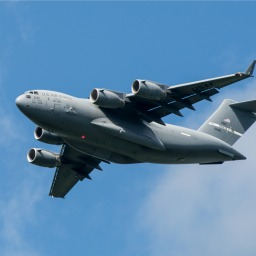
#> input picture day08/plane_256x256.jpg, 256 x 256 px
$ jupyter execute --allow-errors DAY8.ipynb   (shell and % lines are left out)   (text cells are left out)
#> lines starting #> are read from the running program, lines starting #| are printed output that depends on the picture; after the words box and inside, x2 and y2 are one past the last pixel; in counts of white or black regions, pixels touching at a corner belong together; pictures that were not available may be replaced by others from this repository, and a replacement may not be noted
[cell 1]
# 이미지 파일 열기
import cv2
img = cv2.imread('plane_256x256.jpg', 0) # 아무 지정없이 열면 BGR로 열림
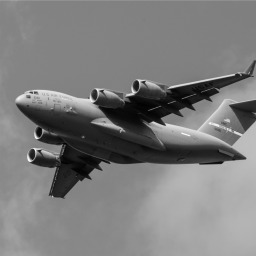
#> img: shape (256, 256); min 0, max 252, mean 124.4
img.shape
#> Out = (256, 256)

[cell 2]
img_gray = cv2.imread('plane_256x256.jpg', cv2.IMREAD_GRAYSCALE) # 그레이스케일로 열기

[cell 3]
# 이미지 시각화
import matplotlib.pyplot as plt
plt.imshow(img_gray, cmap='gray')
plt.show()

[cell 4]
# 기본값 설정
max_output_value = 255 # 픽셀 강도 0~255
neighborhood_size = 3 # 평균에 사용되는 이웃 크기
subtract_from_mean = 10 # 평균에서 빼는 값. 크면 임계값이 낮아져서 이미지가 더 하얗게 됨

[cell 5]
# 가우스 평균 사용
img_binarized = cv2.adaptiveThreshold(img_gray,
                                      max_output_value,
                                      cv2.ADAPTIVE_THRESH_GAUSSIAN_C,
                                      cv2.THRESH_BINARY,
                                      neighborhood_size,
                                      subtract_from_mean)
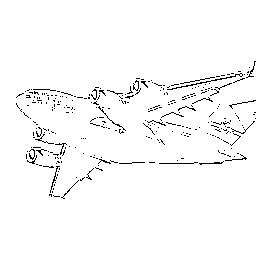
#> img_binarized: shape (256, 256); 97.4% white; black in thin lines or dots, all inside (x1, y1, x2, y2) = (16, 61, 256, 199)
plt.imshow(img_binarized, cmap='gray')
plt.axis('off')
plt.show()

[cell 6]
# cv2.ADAPTIVE_THRESH_MEAN_C를 적용
image_mean_threshold = cv2.adaptiveThreshold(img_gray,
                                             max_output_value,
                                             cv2.ADAPTIVE_THRESH_MEAN_C,
                                             cv2.THRESH_BINARY,
                                             neighborhood_size,
                                             subtract_from_mean)
#> image_mean_threshold: shape (256, 256); 96.8% white; black in thin lines or dots, all inside (x1, y1, x2, y2) = (15, 61, 256, 199)

# 이미지 출력
plt.imshow(image_mean_threshold, cmap="gray"), plt.axis("off")
plt.show()

[cell 7]
# 캐니 경계선 감지기 적용
img_canny = cv2.Canny(img_gray, 50, 150)
#> img_canny: shape (256, 256); 4.8% white in thin lines or dots, all inside (x1, y1, x2, y2) = (15, 60, 256, 199)
plt.imshow(img_canny, cmap="gray")
plt.show()

[cell 8]
# not 연산 적용

bitwise_not = cv2.bitwise_not(img_canny)
plt.imshow(bitwise_not, cmap="gray")
plt.show()

[cell 9]
# 별 이미지를 열어서 캐니를 이용하여 겨계선을 감지하시오

# 컬러로 이미지 읽기
star_color = cv2.imread('star_img.png', 1)
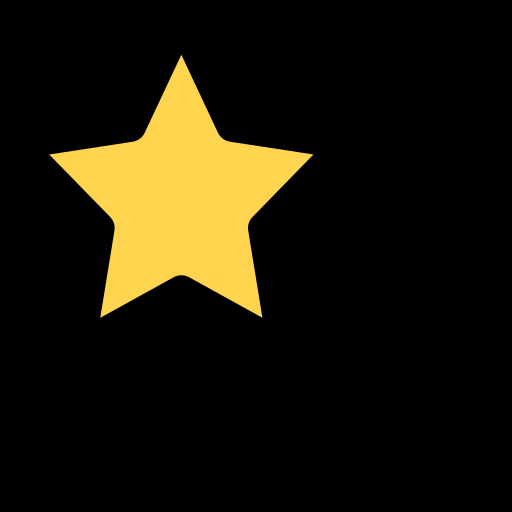
#> input picture day08/star_img.png, 512 x 512 px
#> star_color is the input picture: shape (512, 512, 3); mean B, G, R 9, 24.2, 28.9

# 기본 이미지 출력
plt.imshow(star_color, cmap='gray')
plt.show()

[cell 10]
# 흑백으로 변경
star_gray = cv2.cvtColor(star_color, cv2.COLOR_BGR2GRAY)
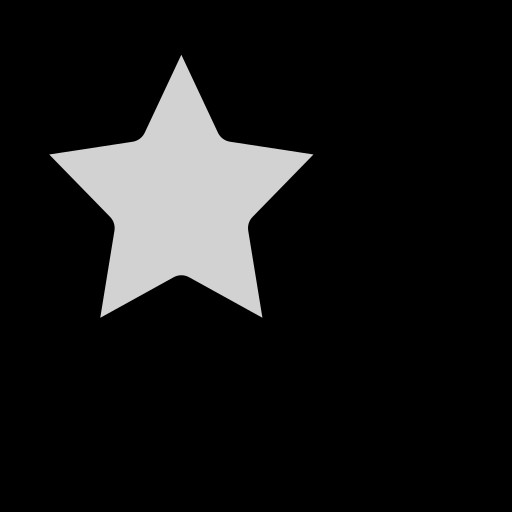
#> star_gray: shape (512, 512); min 0, max 210, mean 23.8
plt.imshow(star_gray, cmap='gray')
plt.show()

[cell 11]
# 캐니 경계선 감지 적용 (이미지의 윤곽선 검출 - Canny 이용)
import numpy as np
star_canny = cv2.Canny(star_gray, 50, 250)
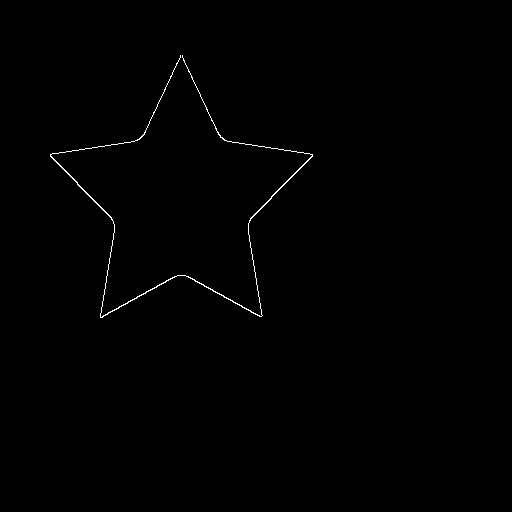
#> star_canny: shape (512, 512); 0.41% white in thin lines or dots, all inside (x1, y1, x2, y2) = (50, 55, 313, 318)

plt.imshow(star_canny, cmap='gray')
plt.show()

[cell 12]
# 반전해서 검출 - bitwise_not 사용
edge_reverse = cv2.bitwise_not(star_canny)

plt.imshow(edge_reverse, cmap='gray')
plt.show()

[cell 13]
# road 이미지 읽기
road = cv2.imread('road.jpg')
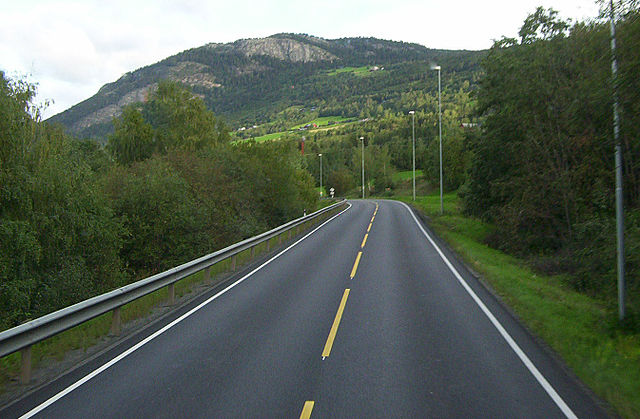
#> input picture day08/road.jpg, 640 x 419 px
#> road is the input picture: shape (419, 640, 3); mean B, G, R 87, 99.5, 89.3
plt.imshow(road)
plt.show()

[cell 14]
# RGB로 변환
road_rgb = cv2.cvtColor(road, cv2.COLOR_BGR2RGB)
plt.imshow(road_rgb)
plt.show()

[cell 15]
# 흑백으로 변환
road_gray = cv2.cvtColor(road, cv2.COLOR_BGR2GRAY)
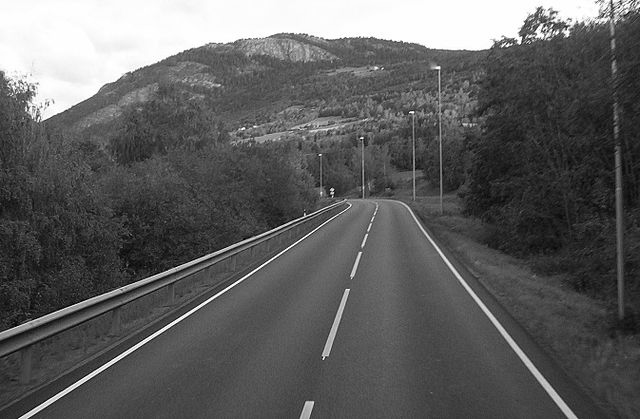
#> road_gray: shape (419, 640); min 0, max 255, mean 95
plt.imshow(road_gray, cmap='gray')
plt.show()

[cell 16]
# 이미지 이진화
ret, thresh = cv2.threshold(road_gray, 150, 255, cv2.THRESH_BINARY)
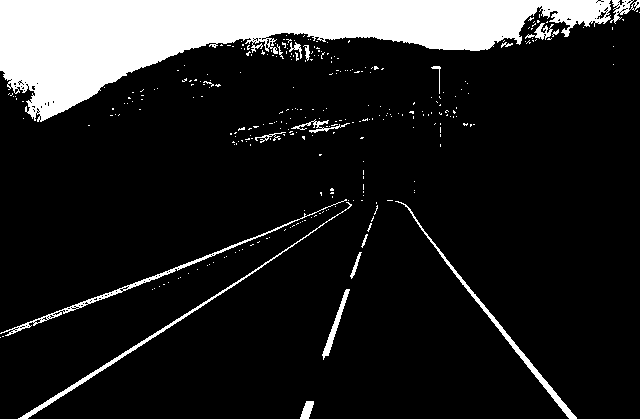
#> thresh: shape (419, 640); 14.1% white; 307 white regions (288 under 20 px)

plt.imshow(thresh, cmap='gray')
plt.show()

[cell 17]
# Contours를 이용해서 경계선 좌표 구하기
contours, hierarchy = cv2.findContours(thresh, cv2.RETR_TREE, cv2.CHAIN_APPROX_SIMPLE)
#> contours = 455 contours, 441 with area under 20; largest, box (x1, y1, x2, y2) and area: (0, 0, 611, 122) 31375, (395, 201, 577, 419) 896, (0, 199, 347, 336) 825, (18, 202, 352, 419) 798, (322, 289, 350, 360) 298
print('Number of contours:', len(contours))
#| Number of contours: 455

[cell 18]
# Contours 이용해서 경계선 그리기
road_contours = cv2.drawContours(road_rgb, contours, -1, (100, 100, 255), 3)
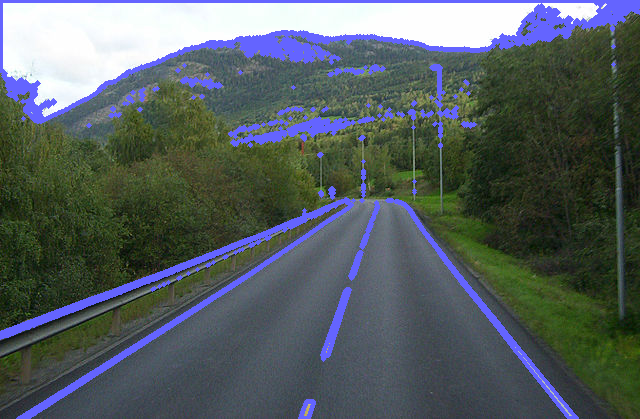
#> road_contours: shape (419, 640, 3); mean R, G, B 85.3, 94.8, 96.3

plt.imshow(road_contours)
plt.axis('off')
plt.show()

[cell 19]
# 이미지 읽기 - bgr
face_bgr = cv2.imread('jsh.jpg')

#> (the rest of this cell did not finish here and is left out)

#> (a cell that did not finish here is left out)

[cell 21]
# 분류기 가져오기

face_cascade = cv2.CascadeClassifier('haarcascade_frontalface_default.xml')

#> (a cell that did not finish here is left out)

#> (a cell that did not finish here is left out)

[cell 24]
# 얼굴 파일 읽기
face_bgr2 = cv2.imread('face.png')
#> (the rest of this cell did not finish here and is left out)

[cell 25]
# 얼굴 분류기 가져오기
face_cascade = cv2.CascadeClassifier('haarcascade_frontalface_default.xml')

# 눈 분류기 가져오기
eys_cascade = cv2.CascadeClassifier('haarcascade_eye.xml')

# 얼굴탐지
#> (the rest of this cell did not finish here and is left out)

#> (a cell that did not finish here is left out)

[cell 27]
# 영상 다운로드

[cell 28]
# 동영상 읽기
import cv2

try:
    cap = cv2.VideoCapture('bunny.mp4')
    print('동영상 읽기 성공')
except:
    print('동영상 읽기 실패')

[cell 29]
# 동영상 정보 확인
video = cv2.VideoCapture('bunny.mp4')

[cell 30]
# 오픈이 안되면 메세지
if not video.isOpened():
    print('동영상 파일을 열 수 없습니다.')
    exit()
else:
    print('동영상 파일을 열었습니다.')

[cell 31]
# 오픈이 되면 정보 출력
length = int(video.get(cv2.CAP_PROP_FRAME_COUNT))
width = int(video.get(cv2.CAP_PROP_FRAME_WIDTH))
height = int(video.get(cv2.CAP_PROP_FRAME_HEIGHT))
fps = video.get(cv2.CAP_PROP_FPS)
print("length :", length)
print("width :", width)
print("height :", height)
print("fps :", fps)

[cell 32]
# 영상 출력

while True:
    # 동영상에서 이미지를 프레임 단위로 읽어옴
    ret, frame = cap.read()
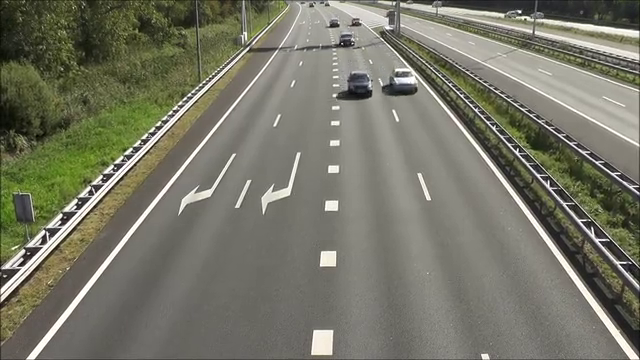
#> input picture frame 33 of day09/highway.mp4, 640 x 360 px, given in place of bunny.mp4, which was not available
#> frame is the input picture: shape (360, 640, 3); mean B, G, R 103.6, 118.4, 118.5

    # 파일에 문제가 있거나 동영상이 끝났을 때
    if not ret : # ret이 False
        print('이미지 읽기 실패 또는 모두 읽음')

        # 비디오 종료
        cap.release()

        # 윈도우 실행창 종료
        cv2.destroyAllWindows()

        # 반복문 종료
        break

    # 동영상을 잘 읽혔을 때
    cv2.imshow('animation', frame)

    # 한장의 사진을 0.033초 동안 띄움
    k = cv2.waitKey(33)
#> (key Esc is pressed here)

    # 1을 누르면 동영상 종료
    if k == 49: # ASCII코드 49가 1 임
        print('동영상 종료')
        cap.release()
        cv2.destroyAllWindows()
        break
